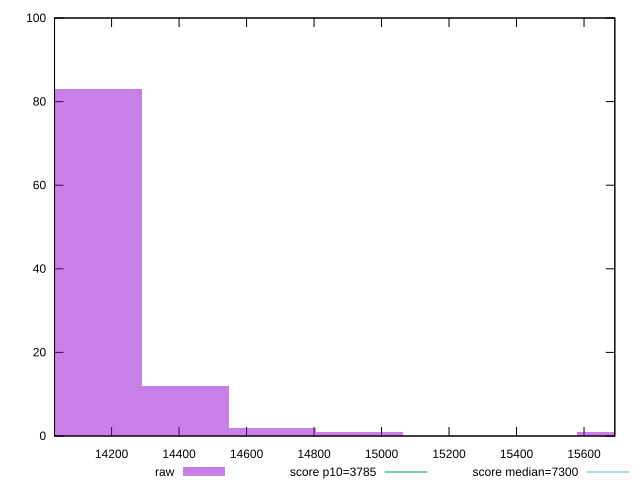

This figure's gnuplot source:
reset

$raw <<EOF
14934.185779223111 1
15706.643664355342 1
14419.213855801625 12
14161.727894090882 83
14676.699817512368 2
13904.241932380139 1
EOF

set key outside below
set boxwidth 257.4859617107433
set xrange [14030.944499999998:15691.250999999997]
set yrange [0:100]
set trange [0:100]
set style fill transparent solid 0.5 noborder

set parametric
set terminal svg size 640, 490 enhanced background rgb 'white'
set output "report_00026_2021-02-22T21:38:55.199Z/interactive/samples/pages/raw/histogram.svg"

plot $raw title "raw" with boxes, \
     3785,t title "score p10=3785", \
     7300,t title "score median=7300"

reset
